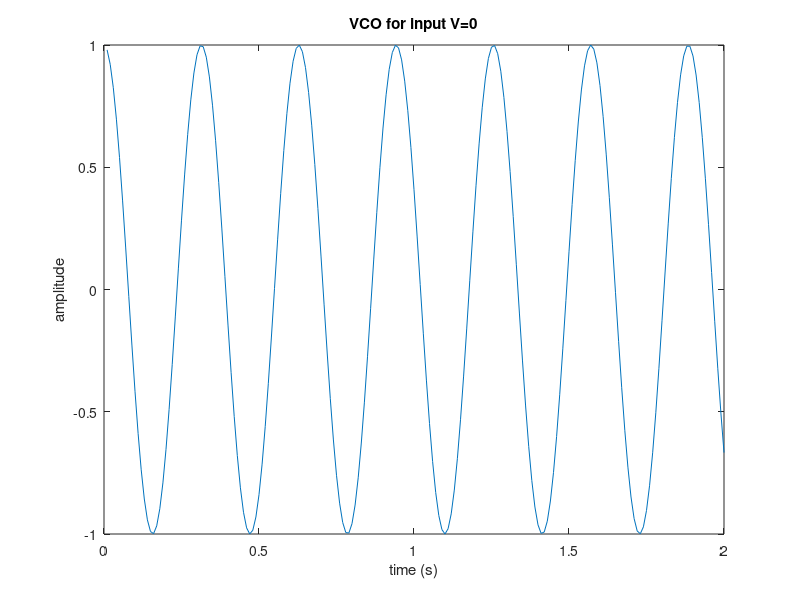
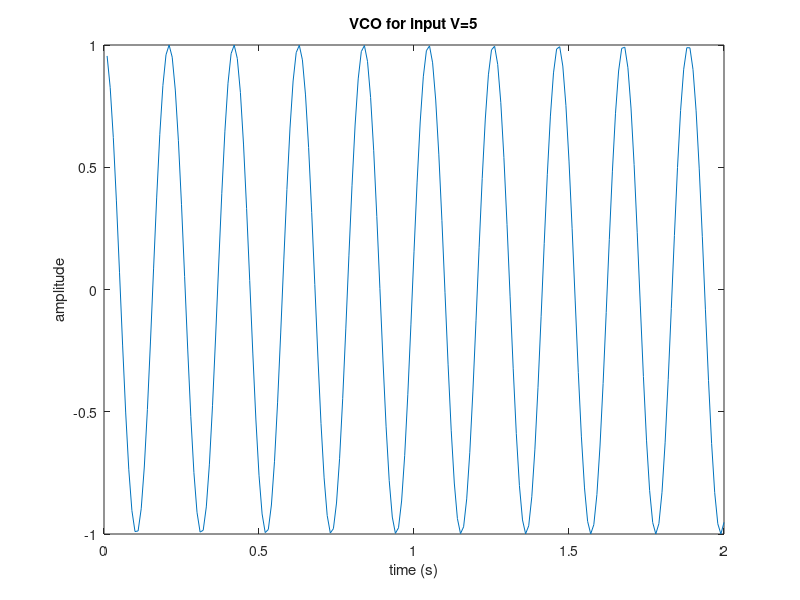
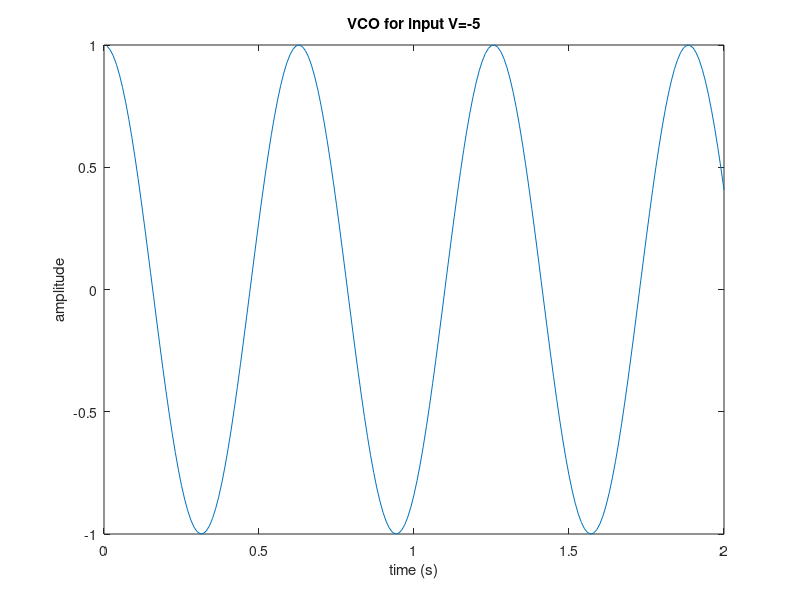

Here is the MATLAB script that generated these plots, in order:
clear, clc;

%% Task 1
% 1. Write a program to generate the VCO output x(t) for 200 samples, i.e., for n = 1,2,...,200 
% in the above equation. Use w0 = 20 and c = 2. Use sampling frequency fs = 100 Hz.

fs = 100;           % sampling frequency
T = 1/fs;           % sampling period
w0 = 20;            % center frequency
c = 2;              % sensitivity 
f0 = w0/(2*pi);     

num_samples = 200;      % number of samples
nt = T:T:num_samples*T; % time vector 

v = 0;                      % input signal voltage
vs = v*ones(1,length(nt));   % sampled voltages 

xt = cos(w0*nt + c*T*cumsum(vs));    % Output of a VCO


%% Task 2
% 2. For the DC input v(t) = 0, graph the VCO output x(t). What is the output frequency?

figure(1)
plot(nt,xt)
xlabel('time (s)')
ylabel('amplitude')
title('VCO for input V=0')

% The output frequency is 6 cycles in 2 seconds so 3 Hz


%% Task 3
% 3. Repeat for DC inputs v(t) = 5 and v(t) = -5.

% v(t) = 5:

v = 5;                      % input signal voltage
vs = v*ones(1,length(nt));   % sampled voltages 
xt = cos(w0*nt + c*T*cumsum(vs));    % Output of a VCO

figure(2)
plot(nt,xt)
xlabel('time (s)')
ylabel('amplitude')
title('VCO for input V=5')

% v(t) = -5

v = -5;                      % input signal voltage
vs = v*ones(1,length(nt));   % sampled voltages 
xt = cos(w0*nt + c*T*cumsum(vs));    % Output of a VCO

figure(3)
plot(nt,xt)
xlabel('time (s)')
ylabel('amplitude')
title('VCO for input V=-5')
